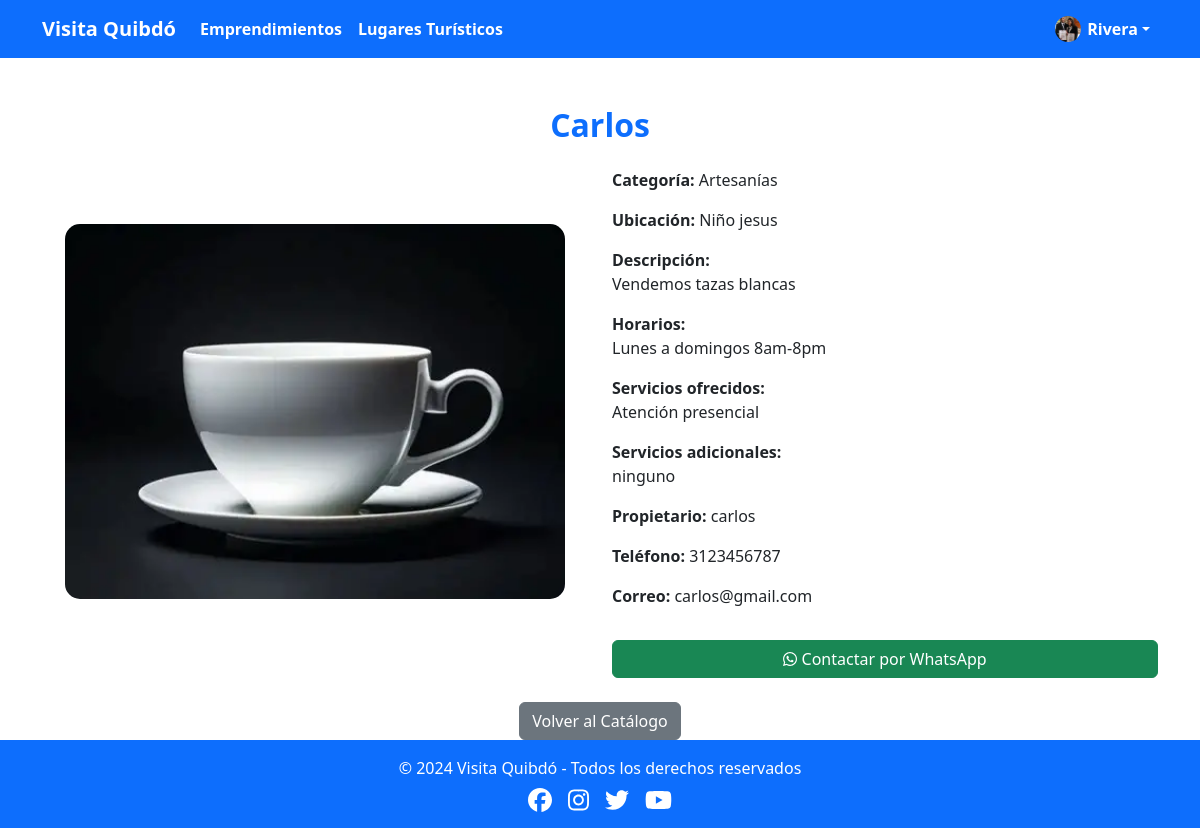
Page /ver_mas.php?id=3 (signed in) on the committed database.
### tables this page shows
CREATE TABLE `emprendedores` (
  `id` int(11) NOT NULL,
  `nombre_emprendimiento` varchar(100) NOT NULL,
  `categoria` varchar(100) NOT NULL,
  `descripcion` text NOT NULL,
  `ubicacion` varchar(150) NOT NULL,
  `nombre_propietario` varchar(100) NOT NULL,
  `telefono` varchar(20) NOT NULL,
  `correo` varchar(120) NOT NULL,
  `contraseña` varchar(100) NOT NULL,
  `foto` varchar(255) DEFAULT NULL,
  `foto_perfil` varchar(255) NOT NULL,
  `horarios` text DEFAULT NULL,
  `servicios` text DEFAULT NULL,
  `servicios_extra` text DEFAULT NULL,
  `rol` enum('admin','emprendedor') NOT NULL DEFAULT 'emprendedor'
);

### ver_mas.php (the view, shortened to what this page needs)
<?php
include("includes/navbar.php");
$conexion = new mysqli("localhost", "root", "", "visita_quibdo");
$id = $_GET["id"];
$sql = "SELECT * FROM emprendedores WHERE id='$id'";
$resultado = $conexion->query($sql);
$fila = $resultado->fetch_assoc();
?>
<!DOCTYPE html>
<html lang="es">
<head>
    <link href="https://cdn.jsdelivr.net/npm/bootstrap@5.3.3/dist/css/bootstrap.min.css" rel="stylesheet">
    <link rel="stylesheet" href="styles.css">
</head>
<body>
<div class="container mt-5">
    <h2 class="text-primary fw-bold mb-4 text-center">
        <?php echo $fila["nombre_emprendimiento"]; ?>
    </h2>
    <div class="row vermas-align">
        <div class="col-md-6 text-center mb-4">
            <?php if (!empty($fila["foto"])): ?>
                <img src="<?php echo $fila["foto"]; ?>" class="foto-negocio">
            <?php else: ?>
                <img src="https://via.placeholder.com/500x350?text=Sin+Imagen" class="foto-negocio">
            <?php endif; ?>
        </div>
        <div class="col-md-6 info-negocio">
            <p><strong>Categoría:</strong> <?php echo $fila["categoria"]; ?></p>
            <p><strong>Ubicación:</strong> <?php echo $fila["ubicacion"]; ?></p>
            <p><strong>Descripción:</strong><br>
                <?php echo $fila["descripcion"]; ?>
            </p>
            <p><strong>Horarios:</strong><br>
                <?php echo $fila["horarios"]; ?>
            </p>
            <p><strong>Servicios ofrecidos:</strong><br>
                <?php echo $fila["servicios"]; ?>
            </p>
            <?php if (!empty($fila["servicios_extra"])): ?>
                <p><strong>Servicios adicionales:</strong><br>
                    <?php echo $fila["servicios_extra"]; ?>
                </p>
            <?php endif; ?>
            <p><strong>Propietario:</strong> <?php echo $fila["nombre_propietario"]; ?></p>
            <p><strong>Teléfono:</strong> <?php echo $fila["telefono"]; ?></p>
            <p><strong>Correo:</strong> <?php echo $fila["correo"]; ?></p>
            <a href="https://wa.me/57<?php echo $fila['telefono']; ?>"
               class="btn btn-success w-100 mt-3">
               <i class="fa-brands fa-whatsapp"></i> Contactar por WhatsApp
            </a>
        </div>
    </div>
    <div class="text-center mt-4">
        <a href="emprendimientos.php" class="btn btn-secondary">Volver al Catálogo</a>
    </div>
</div>
<?php include("includes/footer.php"); ?>
</body>
</html>

### styles.css (style rules this page uses)
html, body { height: 100%; margin: 0; padding: 0; }
body { display: flex; flex-direction: column; }
.foto-negocio { width: 100%; max-width: 450px; height: 300px; object-fit: cover; border-radius: 15px; display: block; margin: auto; }

### ver_mas.php (style rules this page uses)
.foto-negocio { width: 100%; max-width: 500px; height: auto; border-radius: 15px; }
.vermas-align { display: flex; align-items: center; }

### rows in the picture
emprendedores: nombre_emprendimiento "Carlos", foto (picture), categoria "Artesanías", ubicacion "Niño jesus", descripcion "Vendemos tazas blancas", horarios "Lunes a domingos 8am-8pm", servicios "Atención presencial", servicios_extra "ninguno", nombre_propietario "carlos", telefono "3123456787", correo "carlos@gmail.com"

### other values in the picture
$_SESSION["nombre"] "Rivera"
